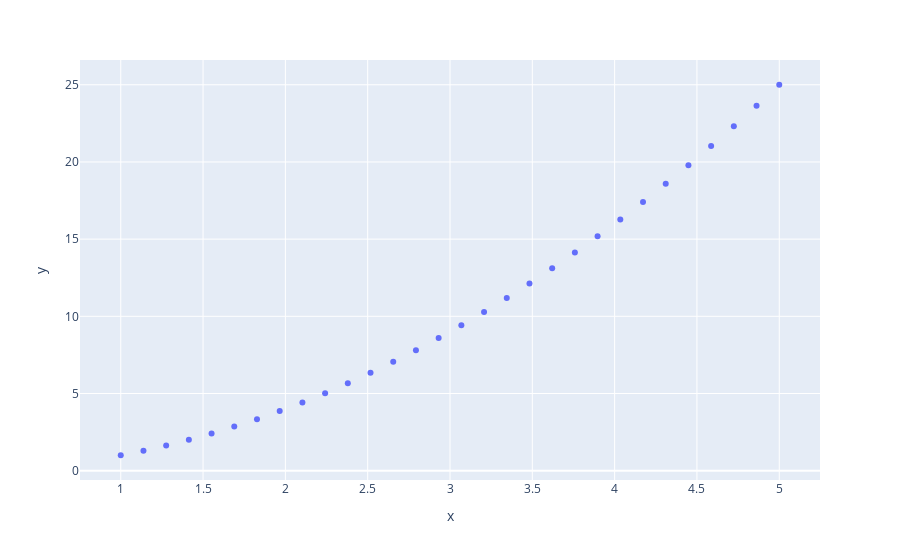

Here is the notebook cell this chart was saved with:
### Markdown cell above
### Polynomial Interpolation

### Code cell
x=np.array([1,2,3,4,5])
y=np.array([1,4,9,16,25])

p = np.polyfit(x,y,2) # degree refers to the highest power of the variable in the polynomial used to approximate data points

x_new = np.linspace(1,5,30)
y_interp = np.polyval(p,x_new) # evaluate the polynomial at new x values

px.scatter(x=x_new,y=y_interp).show()

### Figure 1 — Plotly figure (JSON) as saved in the notebook; plotly's stock layout.template omitted (floating-point values rounded to 4 significant figures)
{"data": [{"hovertemplate": "x=%{x}<br>y=%{y}<extra></extra>", "legendgroup": "", "marker": {"color": "#636efa", "symbol": "circle"}, "mode": "markers", "name": "", "orientation": "v", "showlegend": false, "type": "scatter", "x": [1, 1.138, 1.276, 1.414, 1.552, 1.69, 1.828, 1.966, 2.103, 2.241, 2.379, 2.517, 2.655, 2.793, 2.931, 3.069, 3.207, 3.345, 3.483, 3.621, 3.759, 3.897, 4.034, 4.172, 4.31, 4.448, 4.586, 4.724, 4.862, 5], "xaxis": "x", "y": [1.0, 1.295, 1.628, 1.999, 2.408, 2.855, 3.34, 3.863, 4.424, 5.024, 5.661, 6.337, 7.05, 7.801, 8.591, 9.419, 10.28, 11.19, 12.13, 13.11, 14.13, 15.18, 16.28, 17.41, 18.58, 19.79, 21.03, 22.32, 23.64, 25.0], "yaxis": "y"}], "layout": {"legend": {"tracegroupgap": 0}, "margin": {"t": 60}, "xaxis": {"anchor": "y", "domain": [0, 1], "title": {"text": "x"}}, "yaxis": {"anchor": "x", "domain": [0, 1], "title": {"text": "y"}}}}
